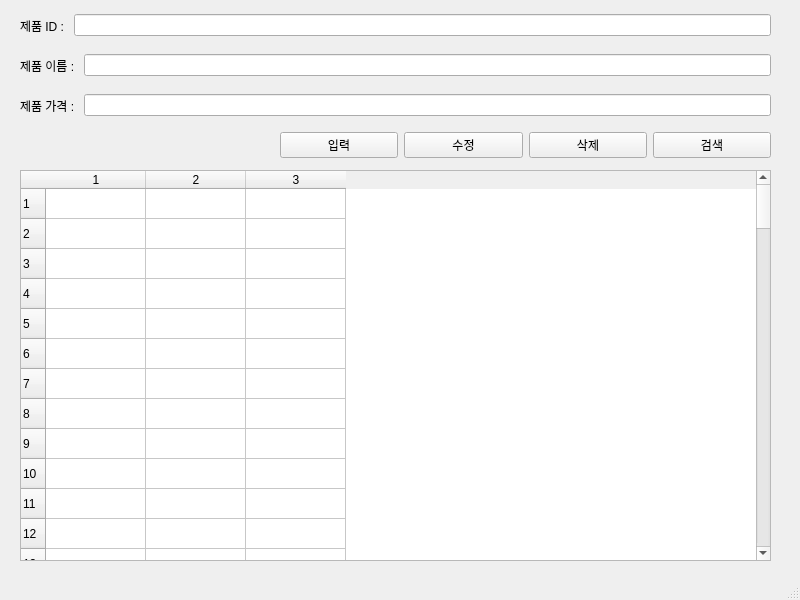
<?xml version="1.0" encoding="UTF-8"?>
<ui version="4.0">
 <class>MainWindow</class>
 <widget class="QMainWindow" name="MainWindow">
  <property name="geometry">
   <rect>
    <x>0</x>
    <y>0</y>
    <width>800</width>
    <height>600</height>
   </rect>
  </property>
  <property name="windowTitle">
   <string>MainWindow</string>
  </property>
  <widget class="QWidget" name="centralwidget">
   <widget class="QWidget" name="horizontalLayoutWidget">
    <property name="geometry">
     <rect>
      <x>20</x>
      <y>10</y>
      <width>751</width>
      <height>31</height>
     </rect>
    </property>
    <layout class="QHBoxLayout" name="horizontalLayout">
     <item>
      <widget class="QLabel" name="label">
       <property name="text">
        <string>제품 ID : </string>
       </property>
      </widget>
     </item>
     <item>
      <widget class="QLineEdit" name="prodID"/>
     </item>
    </layout>
   </widget>
   <widget class="QWidget" name="horizontalLayoutWidget_2">
    <property name="geometry">
     <rect>
      <x>20</x>
      <y>50</y>
      <width>751</width>
      <height>31</height>
     </rect>
    </property>
    <layout class="QHBoxLayout" name="horizontalLayout_2">
     <item>
      <widget class="QLabel" name="label_2">
       <property name="text">
        <string>제품 이름 : </string>
       </property>
      </widget>
     </item>
     <item>
      <widget class="QLineEdit" name="prodName"/>
     </item>
    </layout>
   </widget>
   <widget class="QWidget" name="horizontalLayoutWidget_3">
    <property name="geometry">
     <rect>
      <x>20</x>
      <y>90</y>
      <width>751</width>
      <height>31</height>
     </rect>
    </property>
    <layout class="QHBoxLayout" name="horizontalLayout_3">
     <item>
      <widget class="QLabel" name="label_3">
       <property name="text">
        <string>제품 가격 : </string>
       </property>
      </widget>
     </item>
     <item>
      <widget class="QLineEdit" name="prodPrice"/>
     </item>
    </layout>
   </widget>
   <widget class="QWidget" name="horizontalLayoutWidget_4">
    <property name="geometry">
     <rect>
      <x>280</x>
      <y>130</y>
      <width>491</width>
      <height>31</height>
     </rect>
    </property>
    <layout class="QHBoxLayout" name="horizontalLayout_4">
     <item>
      <widget class="QPushButton" name="pushButton_2">
       <property name="text">
        <string>입력</string>
       </property>
      </widget>
     </item>
     <item>
      <widget class="QPushButton" name="pushButton">
       <property name="text">
        <string>수정</string>
       </property>
      </widget>
     </item>
     <item>
      <widget class="QPushButton" name="pushButton_4">
       <property name="text">
        <string>삭제</string>
       </property>
      </widget>
     </item>
     <item>
      <widget class="QPushButton" name="pushButton_3">
       <property name="text">
        <string>검색</string>
       </property>
      </widget>
     </item>
    </layout>
   </widget>
   <widget class="QTableWidget" name="tableWidget">
    <property name="geometry">
     <rect>
      <x>20</x>
      <y>170</y>
      <width>751</width>
      <height>391</height>
     </rect>
    </property>
    <property name="rowCount">
     <number>100</number>
    </property>
    <property name="columnCount">
     <number>3</number>
    </property>
    <row/>
    <row/>
    <row/>
    <row/>
    <row/>
    <row/>
    <row/>
    <row/>
    <row/>
    <row/>
    <row/>
    <row/>
    <row/>
    <row/>
    <row/>
    <row/>
    <row/>
    <row/>
    <row/>
    <row/>
    <row/>
    <row/>
    <row/>
    <row/>
    <row/>
    <row/>
    <row/>
    <row/>
    <row/>
    <row/>
    <row/>
    <row/>
    <row/>
    <row/>
    <row/>
    <row/>
    <row/>
    <row/>
    <row/>
    <row/>
    <row/>
    <row/>
    <row/>
    <row/>
    <row/>
    <row/>
    <row/>
    <row/>
    <row/>
    <row/>
    <row/>
    <row/>
    <row/>
    <row/>
    <row/>
    <row/>
    <row/>
    <row/>
    <row/>
    <row/>
    <row/>
    <row/>
    <row/>
    <row/>
    <row/>
    <row/>
    <row/>
    <row/>
    <row/>
    <row/>
    <row/>
    <row/>
    <row/>
    <row/>
    <row/>
    <row/>
    <row/>
    <row/>
    <row/>
    <row/>
    <row/>
    <row/>
    <row/>
    <row/>
    <row/>
    <row/>
    <row/>
    <row/>
    <row/>
    <row/>
    <row/>
    <row/>
    <row/>
    <row/>
    <row/>
    <row/>
    <row/>
    <row/>
    <row/>
    <row/>
    <column/>
    <column/>
    <column/>
   </widget>
  </widget>
  <widget class="QMenuBar" name="menubar">
   <property name="geometry">
    <rect>
     <x>0</x>
     <y>0</y>
     <width>800</width>
     <height>22</height>
    </rect>
   </property>
  </widget>
  <widget class="QStatusBar" name="statusbar"/>
 </widget>
 <resources/>
 <connections>
  <connection>
   <sender>pushButton</sender>
   <signal>clicked()</signal>
   <receiver>MainWindow</receiver>
   <slot>updateProduct()</slot>
   <hints>
    <hint type="sourcelabel">
     <x>461</x>
     <y>171</y>
    </hint>
    <hint type="destinationlabel">
     <x>341</x>
     <y>185</y>
    </hint>
   </hints>
  </connection>
  <connection>
   <sender>pushButton_2</sender>
   <signal>clicked()</signal>
   <receiver>MainWindow</receiver>
   <slot>addProduct()</slot>
   <hints>
    <hint type="sourcelabel">
     <x>364</x>
     <y>167</y>
    </hint>
    <hint type="destinationlabel">
     <x>369</x>
     <y>190</y>
    </hint>
   </hints>
  </connection>
  <connection>
   <sender>pushButton_4</sender>
   <signal>clicked()</signal>
   <receiver>MainWindow</receiver>
   <slot>removeProduct()</slot>
   <hints>
    <hint type="sourcelabel">
     <x>570</x>
     <y>171</y>
    </hint>
    <hint type="destinationlabel">
     <x>568</x>
     <y>186</y>
    </hint>
   </hints>
  </connection>
  <connection>
   <sender>pushButton_3</sender>
   <signal>clicked()</signal>
   <receiver>MainWindow</receiver>
   <slot>getProduct()</slot>
   <hints>
    <hint type="sourcelabel">
     <x>709</x>
     <y>164</y>
    </hint>
    <hint type="destinationlabel">
     <x>708</x>
     <y>183</y>
    </hint>
   </hints>
  </connection>
 </connections>
 <slots>
  <slot>addProduct()</slot>
  <slot>removeProduct()</slot>
  <slot>updateProduct()</slot>
  <slot>getProduct()</slot>
 </slots>
</ui>
